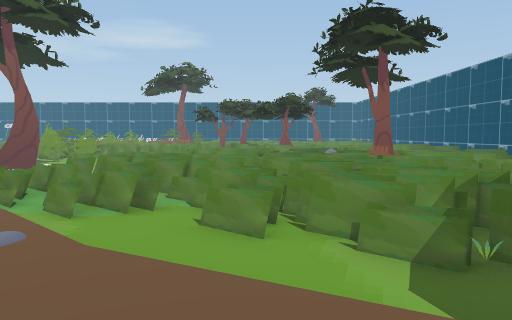
view 1 (above)

24 first-person views from a walk through a scene from a Unity 3-D project. The camera is 1.2 m above the floor, tilts 4° down and sees 70° across. The floor is counted in squares, 1 m on a side. Each view is taken from the middle of a square. On the plan, view 1 faces up. The plan holds only what a view shows up to about 15 squares ahead; the rest is blank. The place goes on beyond the plan. Some animated figures are left out. Some surface patterns are stand-ins.

view 2
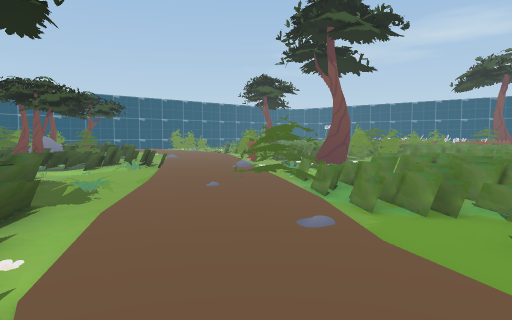

view 3
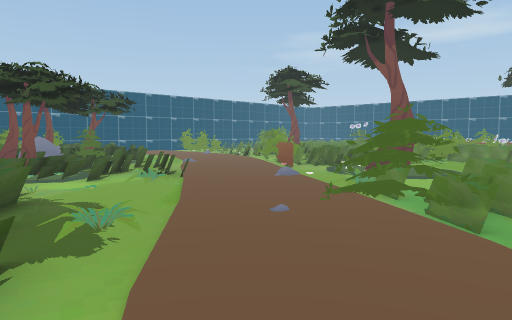

view 4
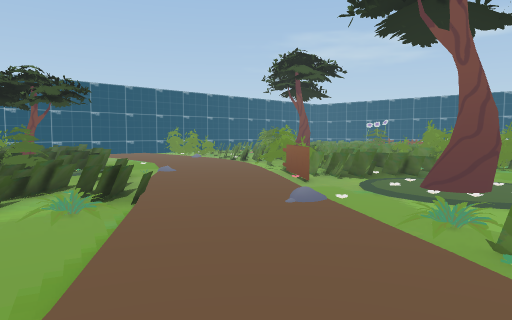

view 5
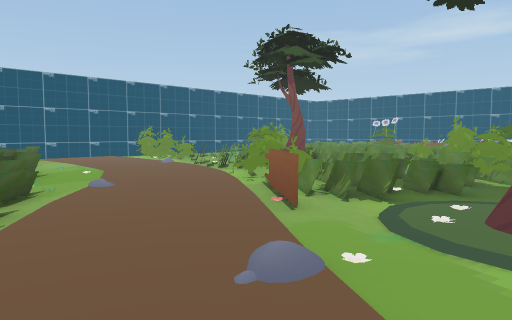

view 6
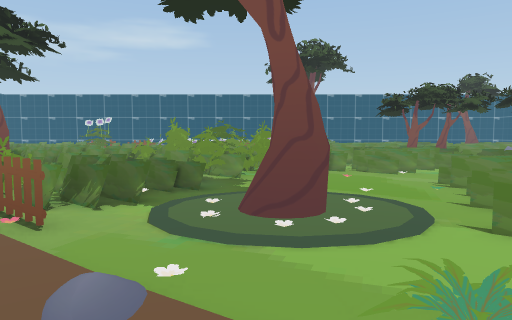

view 7
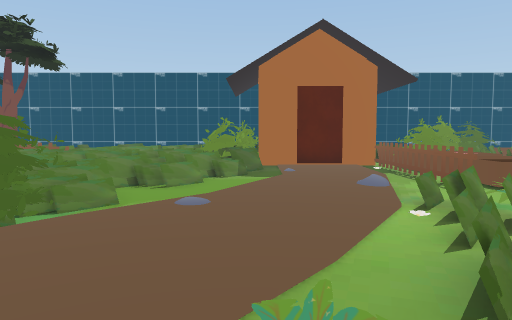

view 8
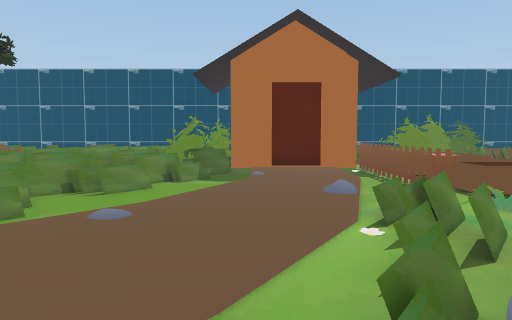

view 9
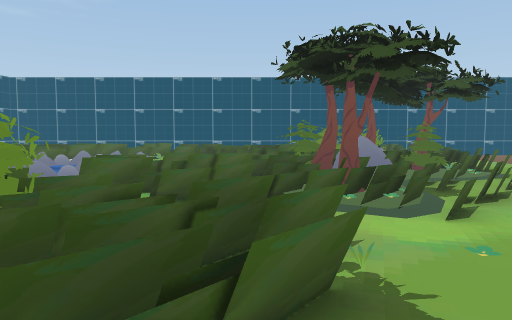

view 10
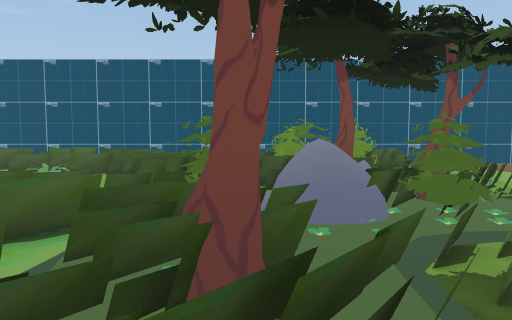

view 11
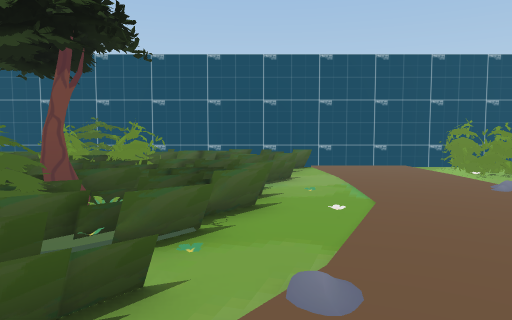

view 12
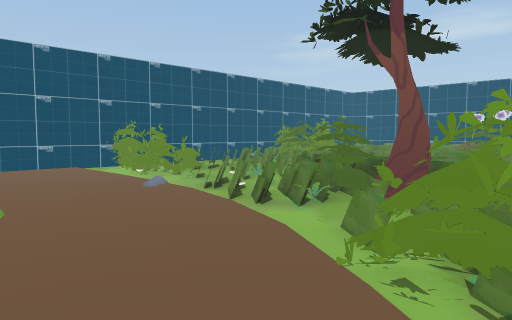

view 13
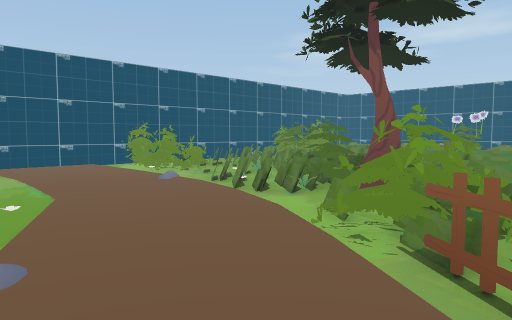

view 14
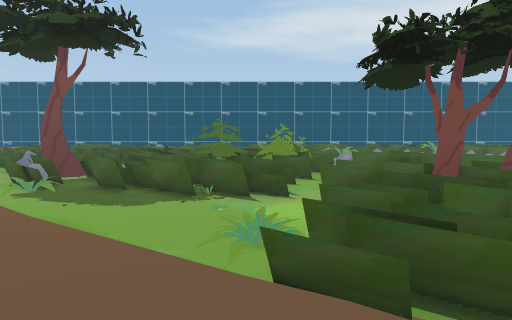

view 15
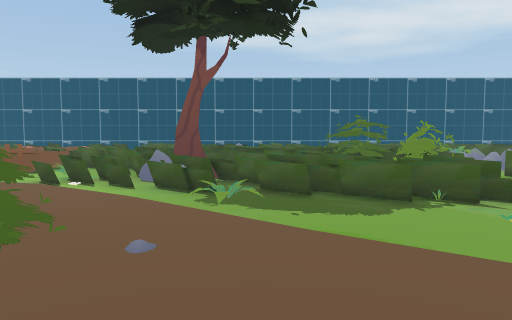

view 16
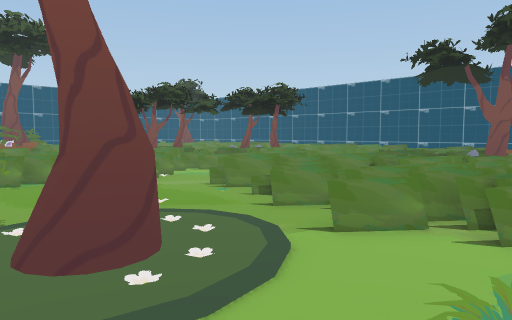

view 17
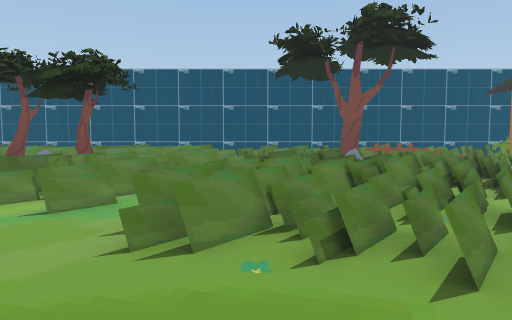

view 18
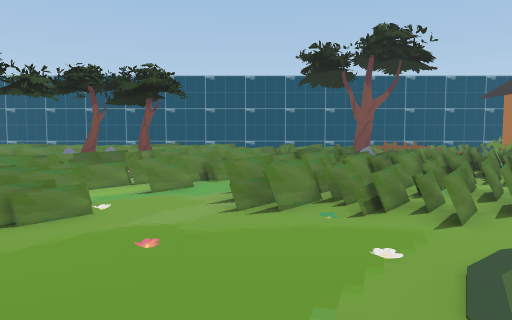

view 19
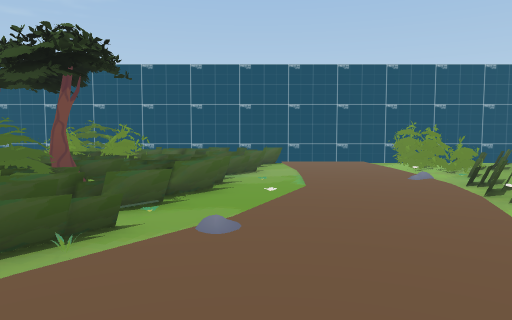

view 20
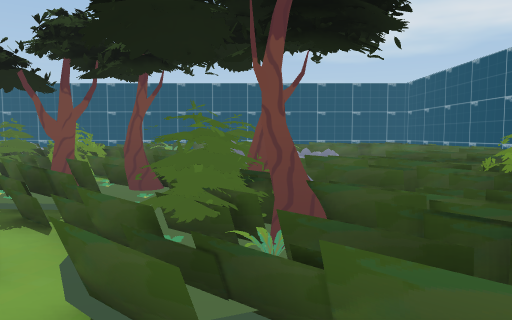

view 21
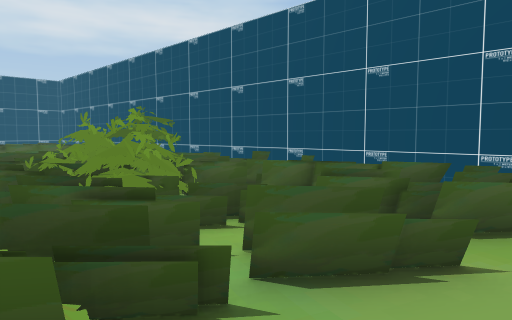

view 22
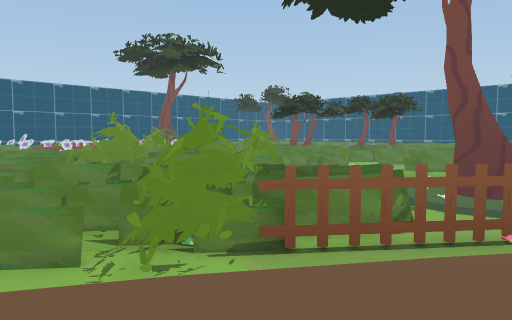

view 23
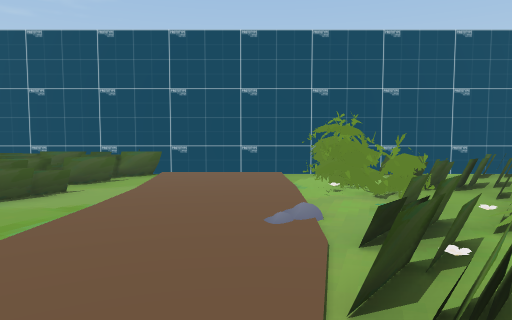

view 24
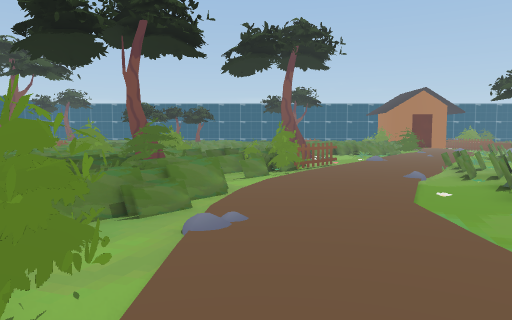

### Floor plan
Key: @ floor where view 1 was taken; # wall or solid block; . main floor; : floor 0.5 m higher than the main floor; = window, fence, low wall or low ledge; ≈ water the walk keeps out of; v drop or lower ground; O other object.
Columns run from 28 left of view 1 to 7 right of it. Each row starts with its distance up from view 1.
 22 #=  O#=  = ==== OO == ====#  O===
 21 #=. == = =====OOOO# =  =====  O===
 20 #=.==  ======== =OO #=.====     ===
 19 #= =.OOO ===.==O=OOOO=.#=..=   ====
 18 # O O#OO=#O #==O=OOO....O.=== =  ===
 17 #OOOOO.=OOOO=.=== ....O.....= == ===
 16 #.OOO..#==O..= =.=......= ====== ==
 15 #...........=#O==#=..O.O.=========
 14 #............OO===..O...========= ==
 13 #............OOO=..OO..=O===========
 12 #...............O..O..========#OO===
 11 #==.=.O.O..............== ======O===
 10 #=====O==.........O....========##===
  9 #===.==O==O#O........O.======== O===
  8 #== ..===#O====......O==========# ==
  7 #== OO==OOO=#=O==......v.======== ==
  6 #.=OO## OOO#===.O.....O ============
  5 #==OOO#=#OOO=##=......OO....=== OO O
  4 #==OO#==.O OOOO..O............==OOO
  3 #=======#OO O ===O..O.........O=#OOO
  2 #== === = ===  =====.............O
  1 #======    = ==.=======#O........O
  0 # ====   ==  ..==O===O#O==..@....O
 -1 # ===O     ===OOOOO==OOO=O.....O.O
 -2 #==.OO      = #O#O ==   #O.OOOOOOOO#
 -3 # ==        ≈ = #=  = ==#..OOO OOOOO
 -4 #=.=        OO ============O:O OOOO
 -5 #==    ≈≈   O≈ ============== =  O
 -6                  ============== ====

Positions as (right, up) in squares from view 1, and headings:
1: (0, 0), facing up
2: (0, 0), facing up-left
3: (-3, 1), facing up-left
4: (-6, 4), facing up-left
5: (-8, 7), facing up-left
6: (-9, 7), facing up
7: (-9, 3), facing right
8: (-8, 2), facing right
9: (-8, 2), facing left
10: (-13, 4), facing left
11: (-14, 10), facing left
12: (-14, 11), facing up-left
13: (-13, 10), facing up-left
14: (-12, 10), facing down
15: (-8, 9), facing down
16: (-10, 9), facing up-right
17: (-8, 15), facing right
18: (-10, 16), facing right
19: (-12, 11), facing left
20: (-19, 11), facing down
21: (-21, 12), facing down-left
22: (-17, 11), facing up-right
23: (-17, 15), facing left
24: (-27, 15), facing right
